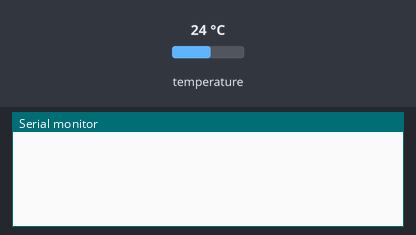
Bench run of a sketch on a simulated ESP32. On the bench: the last lines printed to the serial monitor. The test bench sets the inputs (shaded band); at power-on: temperature 24 °C. WiFi joins after 1.5 s; servers stay silent unless stated.

Above: at 3.0 s.
3.1 s: temperature set to 29.6 °C
At 13.0 s:
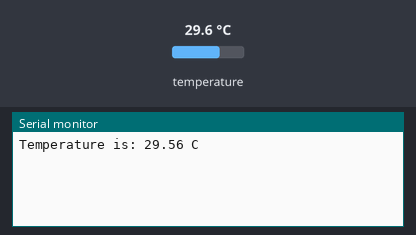
14.0 s: temperature set to 30.8 °C
At 23.0 s:
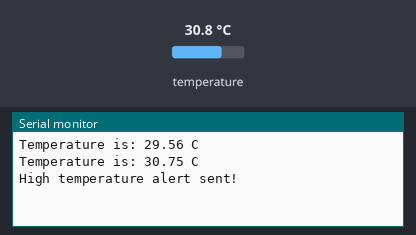

The sketch:

alert__30.ino
```cpp
#define BLYNK_TEMPLATE_ID "TMPL2EVx0xru4"
#define BLYNK_TEMPLATE_NAME "ttgo esp32"
#define BLYNK_AUTH_TOKEN "0mJs7Wa4FvaDVVh-qrd7RPDio9wFZWJo"

#include <WiFi.h>
#include <WiFiClient.h>
#include <BlynkSimpleEsp32.h>
#include <OneWire.h>
#include <DallasTemperature.h>

// بيانات الواي فاي
char ssid[] = "Galaxy Wifi";
char pass[] = "12062023";


// منفذ GPIO المتصل به حساس DS18B20
#define ONE_WIRE_BUS 21

OneWire oneWire(ONE_WIRE_BUS);
DallasTemperature sensors(&oneWire);

BlynkTimer timer;

// دالة لإرسال درجة الحرارة إلى Blynk
void sendTemp() {
  sensors.requestTemperatures();
  float tempC = sensors.getTempCByIndex(0);

  // التحقق من قراءة صحيحة لدرجة الحرارة
  if (tempC != DEVICE_DISCONNECTED_C) {
    // إرسال درجة الحرارة إلى المنفذ الافتراضي V0
    Blynk.virtualWrite(V0, tempC);

    Serial.print("Temperature is: ");
    Serial.print(tempC);
    Serial.println(" C");

    // إرسال تنبيه إذا تجاوزت درجة الحرارة 30 درجة مئوية
    if (tempC > 30) {
      Blynk.logEvent("high_temp_alert");
      Serial.println("High temperature alert sent!");
    }
  } else {
    Serial.println("Error: Could not read temperature data.");
  }
}

void setup() {
  // بدء الاتصال التسلسلي للمراقبة
  Serial.begin(1155200);

  // تهيئة حساس الحرارة
  sensors.begin();

  // الاتصال بشبكة الواي فاي و Blynk
  Blynk.begin(BLYNK_AUTH_TOKEN, ssid, pass);

  // إعداد مؤقت (Timer) لتنفيذ دالة sendTemp() كل 10 ثواني
  timer.setInterval(10000L, sendTemp);
}

void loop() {
  Blynk.run();
  timer.run();
}
```

Measured:
- the behaviour switches between 30 and 30.1 °C on temperature (found by bisection; images 1 and 2)
- after the input at 3.1 s, the serial monitor: prints a new line after 9.5 s (image 1)
- after the input at 14.0 s, the serial monitor: prints a new line after 8.6 s (image 2)
